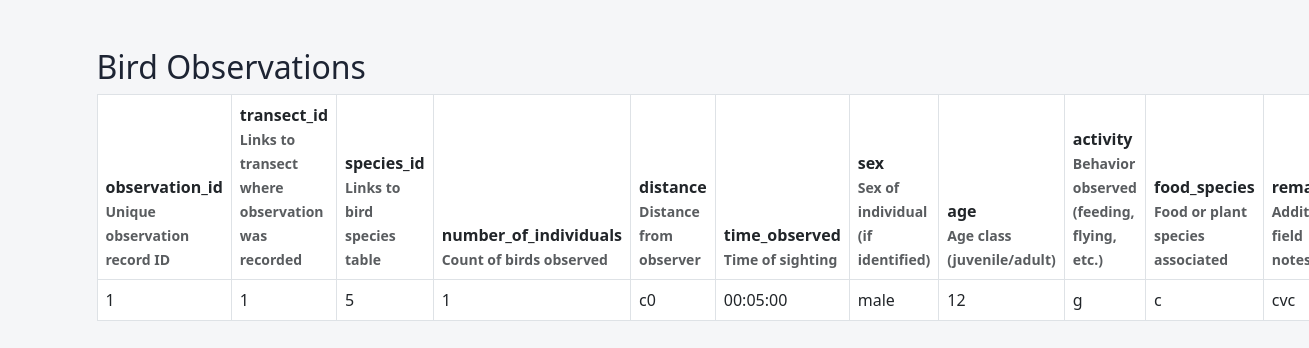
Screenshot of /phildata/bird_observations.php with the database file from the repository.
### tables this page shows
CREATE TABLE `bird_observations` (
  `observation_id` int(11) NOT NULL COMMENT 'Unique observation record ID',
  `transect_id` int(11) DEFAULT NULL COMMENT 'Links to transect where observation was recorded',
  `species_id` int(11) DEFAULT NULL COMMENT 'Links to bird species table',
  `number_of_individuals` int(11) DEFAULT NULL COMMENT 'Count of birds observed',
  `distance` varchar(100) DEFAULT NULL COMMENT 'Distance from observer',
  `time_observed` time DEFAULT NULL COMMENT 'Time of sighting',
  `sex` varchar(50) DEFAULT NULL COMMENT 'Sex of individual (if identified)',
  `age` varchar(50) DEFAULT NULL COMMENT 'Age class (juvenile/adult)',
  `activity` varchar(100) DEFAULT NULL COMMENT 'Behavior observed (feeding, flying, etc.)',
  `food_species` varchar(255) DEFAULT NULL COMMENT 'Food or plant species associated',
  `remarks` text DEFAULT NULL COMMENT 'Additional field notes'
);

### phildata/bird_observations.php (the view, shortened to what this page needs)
<?php
include 'db_connect.php';
$stmt = $pdo->query("SELECT * FROM bird_observations");
$observations = $stmt->fetchAll();
?>
<!DOCTYPE html>
<html lang="en">
<head>
    <link href="https://cdn.jsdelivr.net/npm/bootstrap@5.3.0/dist/css/bootstrap.min.css" rel="stylesheet">
    <link href="style.css" rel="stylesheet">
</head>
<body>
<div class="container mt-5">
    <h2>Bird Observations</h2>
    <table class="table table-bordered">
        <thead>
            <tr>
                <th>
                    observation_id<br>
                    <small class="text-muted">Unique observation record ID</small>
                </th>
                <th>
                    transect_id<br>
                    <small class="text-muted">Links to transect where observation was recorded</small>
                </th>
                <th>
                    species_id<br>
                    <small class="text-muted">Links to bird species table</small>
                </th>
                <th>
                    number_of_individuals<br>
                    <small class="text-muted">Count of birds observed</small>
                </th>
                <th>
                    distance<br>
                    <small class="text-muted">Distance from observer</small>
                </th>
                <th>
                    time_observed<br>
                    <small class="text-muted">Time of sighting</small>
                </th>
                <th>
                    sex<br>
                    <small class="text-muted">Sex of individual (if identified)</small>
                </th>
                <th>
                    age<br>
                    <small class="text-muted">Age class (juvenile/adult)</small>
                </th>
                <th>
                    activity<br>
                    <small class="text-muted">Behavior observed (feeding, flying, etc.)</small>
                </th>
                <th>
                    food_species<br>
                    <small class="text-muted">Food or plant species associated</small>
                </th>
                <th>
                    remarks<br>
                    <small class="text-muted">Additional field notes</small>
                </th>
            </tr>
        </thead>
        <tbody>
            <?php foreach ($observations as $row): ?>
            <tr>
                <td><?= htmlspecialchars($row['observation_id']) ?></td>
                <td><?= htmlspecialchars($row['transect_id']) ?></td>
                <td><?= htmlspecialchars($row['species_id']) ?></td>
                <td><?= htmlspecialchars($row['number_of_individuals']) ?></td>
                <td><?= htmlspecialchars($row['distance']) ?></td>
                <td><?= htmlspecialchars($row['time_observed']) ?></td>
                <td><?= htmlspecialchars($row['sex']) ?></td>
                <td><?= htmlspecialchars($row['age']) ?></td>
                <td><?= htmlspecialchars($row['activity']) ?></td>
                <td><?= htmlspecialchars($row['food_species']) ?></td>
                <td><?= htmlspecialchars($row['remarks']) ?></td>
            </tr>
            <?php endforeach; ?>
        </tbody>
    </table>
</div>
</body>
</html>

### phildata/style.css (style rules this page uses)
body { background-color: #f5f6f8; font-family: "Segoe UI", Tahoma, Geneva, Verdana, sans-serif; color: #1d2433; }

### rows the page displays
bird_observations: observation_id "1", transect "1", species "5", number_of_individuals "1", distance "c0", time_observed "00:05:00", sex "male", age "12", activity "g", food_species "c", remarks "cvc"
